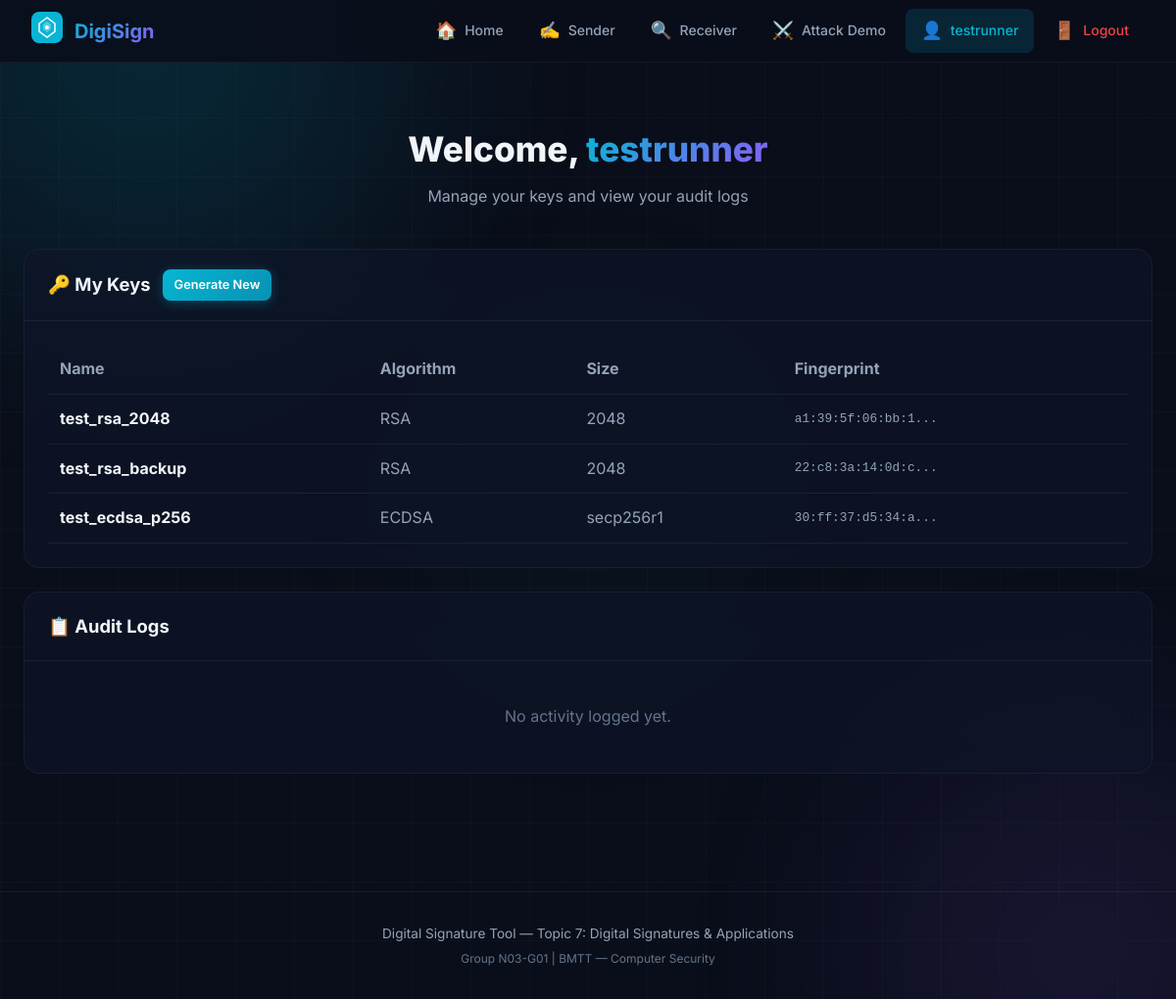
The page /dashboard (signed in) on the database its author committed.
### models.py (models this page shows)
class User(UserMixin, db.Model):
    id = db.Column(db.Integer, primary_key=True)
    username = db.Column(db.String(80), unique=True, nullable=False)
    password_hash = db.Column(db.String(256), nullable=False)
    created_at = db.Column(db.DateTime, default=lambda: datetime.now(timezone.utc))
    keys = db.relationship('KeyRecord', backref='owner', lazy=True)
    audit_logs = db.relationship('AuditLog', backref='user', lazy=True)

class KeyRecord(db.Model):
    id = db.Column(db.Integer, primary_key=True)
    user_id = db.Column(db.Integer, db.ForeignKey('user.id'), nullable=False)
    key_name = db.Column(db.String(120), nullable=False)
    algorithm = db.Column(db.String(20), nullable=False)
    key_size = db.Column(db.String(20), nullable=True) # E.g., '2048' or 'secp256r1'
    fingerprint = db.Column(db.String(128), unique=True, nullable=False)
    public_pem = db.Column(db.Text, nullable=False)
    private_pem = db.Column(db.Text, nullable=False)
    created_at = db.Column(db.DateTime, default=lambda: datetime.now(timezone.utc))

### app.py (the view)
@app.route("/dashboard")
@login_required
def dashboard():
    return render_template("dashboard.html", keys=current_user.keys, audit_logs=current_user.audit_logs)

### app.py (called while the page is built)
@login_manager.user_loader
def load_user(user_id):
    return User.query.get(int(user_id))

### templates/dashboard.html (shortened to what this page needs)
{% extends "base.html" %}
{% block content %}
<div class="page-header">
    <h1 class="page-title">Welcome, <span class="gradient-text">{{ current_user.username }}</span></h1>
    <p class="page-subtitle">Manage your keys and view your audit logs</p>
</div>
<div class="dashboard-layout" style="display: grid; grid-template-columns: 1fr; gap: 24px;">
    <div class="card">
        <div class="card-header">
            <h2 class="card-title">🔑 My Keys</h2>
            <a href="{{ url_for('sender') }}" class="btn btn-primary btn-sm" style="float: right;">Generate New</a>
        </div>
        <div class="card-body">
            {% if keys %}
            <div style="overflow-x: auto;">
                <table style="width: 100%; text-align: left; border-collapse: collapse; color: var(--text-secondary);">
                    <thead>
                        <tr style="border-bottom: 1px solid var(--border);">
                            <th style="padding: 12px;">Name</th>
                            <th style="padding: 12px;">Algorithm</th>
                            <th style="padding: 12px;">Size</th>
                            <th style="padding: 12px;">Fingerprint</th>
                        </tr>
                    </thead>
                    <tbody>
                        {% for key in keys %}
                        <tr style="border-bottom: 1px solid var(--border); transition: background 0.2s;">
                            <td style="padding: 12px; font-weight: bold; color: var(--text-primary);">{{ key.key_name }}</td>
                            <td style="padding: 12px;">{{ key.algorithm }}</td>
                            <td style="padding: 12px;">{{ key.key_size }}</td>
                            <td style="padding: 12px; font-family: monospace; font-size: 0.8rem;">{{ key.fingerprint[:16] }}...</td>
                        </tr>
                        {% endfor %}
                    </tbody>
                </table>
            </div>
            {% else %}
            <p style="color: var(--text-muted); text-align: center; padding: 20px;">You haven't generated any keys yet.</p>
            {% endif %}
        </div>
    </div>
    <div class="card">
        <div class="card-header">
            <h2 class="card-title">📋 Audit Logs</h2>
        </div>
        <div class="card-body">
            {% if audit_logs %}
            <div style="overflow-x: auto;">
                <table style="width: 100%; text-align: left; border-collapse: collapse; color: var(--text-secondary); font-size: 0.9rem;">
                    <thead>
                        <tr style="border-bottom: 1px solid var(--border);">
                            <th style="padding: 12px;">Time</th>
                            <th style="padding: 12px;">Action</th>
                            <th style="padding: 12px;">Status</th>
                            <th style="padding: 12px;">Details / File</th>
                        </tr>
                    </thead>
                    <tbody>
                        {% for log in audit_logs|sort(attribute='timestamp', reverse=True) %}
                        <tr style="border-bottom: 1px solid var(--border);">
                            <td style="padding: 12px;">{{ log.timestamp.strftime('%Y-%m-%d %H:%M:%S') }}</td>
                            <td style="padding: 12px; font-weight: bold;">{{ log.action }}</td>
                            <td style="padding: 12px;">
                                {% if log.status == 'SUCCESS' %}
                                <span style="color: var(--success);">{{ log.status }}</span>
                                {% else %}
                                <span style="color: var(--danger);">{{ log.status }}</span>
                                {% endif %}
                            </td>
                            <td style="padding: 12px;">{{ log.file_name or log.details }}</td>
                        </tr>
                        {% endfor %}
                    </tbody>
                </table>
            </div>
            {% else %}
            <p style="color: var(--text-muted); text-align: center; padding: 20px;">No activity logged yet.</p>
            {% endif %}
        </div>
    </div>
</div>
{% endblock %}

### templates/base.html (shortened to what this page needs)
<!DOCTYPE html>
<html lang="en">
<head>
    <link rel="stylesheet" href="{{ url_for('static', filename='css/style.css') }}">
</head>
<body>
    <div class="bg-grid"></div>
    <div class="bg-glow bg-glow-1"></div>
    <div class="bg-glow bg-glow-2"></div>
    <div class="bg-glow bg-glow-3"></div>
    <nav class="navbar" id="main-nav">
        <div class="nav-brand">
            <div class="nav-logo">
            </div>
            <span class="nav-title">DigiSign</span>
        </div>
        <div class="nav-links">
            <a href="{{ url_for('index') }}" class="nav-link {% if request.endpoint == 'index' %}active{% endif %}" id="nav-home">
                <span class="nav-icon">🏠</span> Home
            </a>
            <a href="{{ url_for('sender') }}" class="nav-link {% if request.endpoint == 'sender' %}active{% endif %}" id="nav-sender">
                <span class="nav-icon">✍️</span> Sender
            </a>
            <a href="{{ url_for('receiver') }}" class="nav-link {% if request.endpoint == 'receiver' %}active{% endif %}" id="nav-receiver">
                <span class="nav-icon">🔍</span> Receiver
            </a>
            <a href="{{ url_for('demo') }}" class="nav-link {% if request.endpoint == 'demo' %}active{% endif %}" id="nav-demo">
                <span class="nav-icon">⚔️</span> Attack Demo
            </a>
            {% if current_user.is_authenticated %}
            <a href="{{ url_for('dashboard') }}" class="nav-link {% if request.endpoint == 'dashboard' %}active{% endif %}">
                <span class="nav-icon">👤</span> {{ current_user.username }}
            </a>
            <a href="{{ url_for('logout') }}" class="nav-link" style="color: #ef4444;">
                <span class="nav-icon">🚪</span> Logout
            </a>
            {% else %}
            <a href="{{ url_for('login') }}" class="nav-link {% if request.endpoint == 'login' %}active{% endif %}">
                <span class="nav-icon">🔐</span> Login
            </a>
            {% endif %}
        </div>
    </nav>
    <main class="main-content">
        {% block content %}{% endblock %}
    </main>
    <footer class="footer">
        <div class="footer-content">
            <p class="footer-text">
                Digital Signature Tool — Topic 7: Digital Signatures & Applications
            </p>
            <p class="footer-note">
                Group N03-G01 | BMTT — Computer Security
            </p>
        </div>
    </footer>
</body>
</html>

### rows shown on the page
User: username "testrunner"
KeyRecord: key_name "test_rsa_2048", algorithm "RSA", key_size "2048", fingerprint "a1:39:5f:06:bb:1"
KeyRecord: key_name "test_rsa_backup", algorithm "RSA", key_size "2048", fingerprint "22:c8:3a:14:0d:c"
KeyRecord: key_name "test_ecdsa_p256", algorithm "ECDSA", key_size "secp256r1", fingerprint "30:ff:37:d5:34:a"
